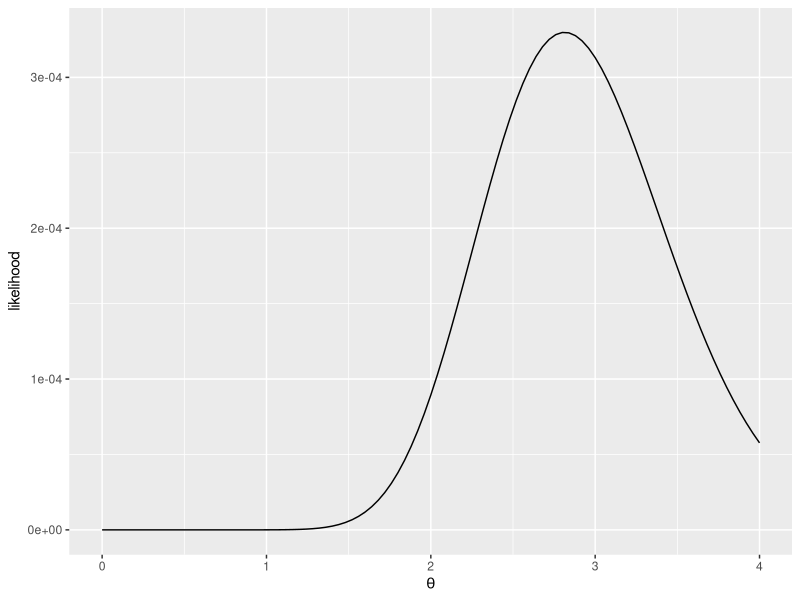
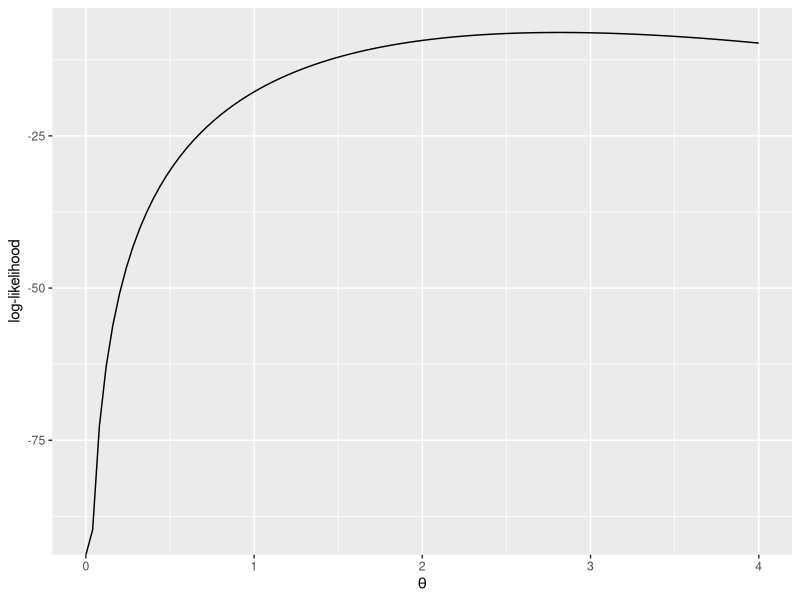
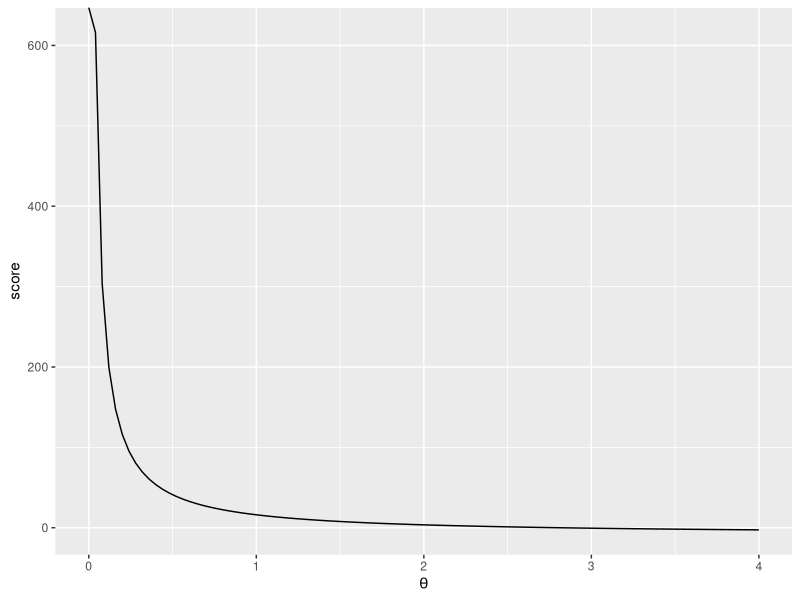

R code for these plots, in order:
#2.
  #2.1
    os = c(1.977866, 1.836622, 1.097168, 1.232889, 1.229526, 2.438342, 1.551389, 1.300618, 1.068584,
                1.183466, 2.179033, 1.535904, 1.323500, 1.458713, 1.013755, 3.602314, 1.087067, 1.014013,
                1.613929, 2.792161, 1.197081, 1.021430, 1.111531, 1.131036, 1.064926)
    
    n = length(os)
    
    #MLE
    MLE = function(x) {n/sum(log(x))}
    
    MLE.v = MLE(os)
    
    MLE.v
    
    #MME
    MME = function(x){mean(x)/(mean(x)-1)}
    
    MME.v = MME(os)
    
    MME.v
    
  #2.2
    In = n/(MLE.v^2)
    MLE.var = 1/In
    
    MLE.var
  #2.3
    #Likelihood function
    likh = function(theta){
      l = vector()
      for(t in theta)
        l = c(l, (t^n)*prod(1/(os^(t+1))))
      return(l)
    }
    
    #Log-Likelihood function
    loglikh = function(theta){
      ll = vector()
      for(t in theta)
        ll = c(ll, n*log(t)-((t + 1) * sum(log(os))))
      return(ll)
    }
    
    #Score function
    scr = function(theta) {
      s = vector()
      for(t in theta)
        s = c(s, (n/t) - sum(log(os)))
      return(s)
    }
    
    #Graphical Display
    
    library(ggplot2)
    base <-
      ggplot() +
      xlim(0, 4)
    
    base + xlab(expression(theta)) + ylab("likelihood") + geom_function(fun = likh)
    
    base + xlab(expression(theta)) + ylab("log-likelihood") + geom_function(fun = loglikh)
    
    base + xlab(expression(theta)) + ylab("score") + geom_function(fun = scr)
    
    
    #If we use interval estimation (2,4):
    
    #Likelihood function maximum
    optimize(likh,c(2,4),maximum=T)$maximum
    
    #Log-Likelihood function maximum
    optimize(loglikh,c(2,4),maximum=T)$maximum
    
    #Score function root
    uniroot(scr,c(2,4))$root
    
  #2.4
    #(install.packages("maxLik"))
    library(maxLik)
    maxLik(loglikh,start=2.81418)
    # Maximum Likelihood estimation
    # Newton-Raphson maximisation, 1 iterations
    # Return code 1: gradient close to zero (gradtol)
    # Log-Likelihood: -8.016816 (1 free parameter(s))
    # Estimate(s): 2.814179
    
    #The ML estimate of alpha by R function maxLik() was 2.814179.
    
  #2.5
    #Bissection algorithm to estimate alpha
    
    bisection <- function(a,b,eps){
      # [a,b]: interval where s verifies Bolzano’s theorem
      # eps : is the stopping rule
      alpha.it = vector(); alpha.it[1] = (a+b)/2
        k = 1; diff = 1
        diffs= vector()
        while(diff>eps){
          #If multiplication is negative, reduce b
          if(scr(alpha.it[k])*scr(a)<0){
            b = alpha.it[k]
            alpha.it[k+1] = (a+b)/2
          }
          #If multiplication is positive, raise a
          else{if(scr(alpha.it[k])*scr(a)>0){
            a = alpha.it[k]
            alpha.it[k+1] = (a+b)/2
            #If multiplication result is 0, we apply the stopping rule
          }else{alpha.it[k+1]=alpha.it[k]}
          }
          #Update the iteration difference for the stopping rule
          diff = abs(alpha.it[k+1]-alpha.it[k])
          diffs[k]=diff
          k = k+1
        }
        result = as.matrix(alpha.it)
        colnames(result)<-"iterations"
        rownames(result)<-1:length(alpha.it)
        retList<-list("res"=result,"error"=diffs)
        retList
      }
      #Bisection result for each iteration
      l1=bisection(2,4,1e-06)
      m1=t(l1$res)
      m1
      
      #Error result for each iteration
      l1$error
      
      #(Newton-Raphson aux function)
      prime <- function(alpha){
        out = numeric(length(alpha))
        if(length(alpha)==1){out =- n/alpha^2}
        if(length(alpha)!=1){
          for(i in 1:length(alpha)){out[i] = - n/alpha[i]^2}
        }
        return(out)
      }
      
    #Newton-Raphson algorithm to estimate alpha
     NR <- function(x,alpha0,eps){
       # x: observed sample
       # alpha0: first value to iterate over the vector
       # eps: the stopping rule
       alpha.it = vector()
       alpha.it[1] = alpha0
       k = 1
       diff = 1
       diffs=vector()
       #iterations
       while(diff>eps){
         alpha.it[k+1] = alpha.it[k]-scr(alpha.it[k])/prime(alpha.it[k])
         diff = abs(alpha.it[k+1]-alpha.it[k])
         diffs[k]=diff
         k = k+1
       }
       result = as.matrix(alpha.it)
       colnames(result)<-"iterations"
       rownames(result)<-1:length(alpha.it)
       result
       retList<-list("res"=result,"error"=diffs)
       retList
     }
     #NR result for each iteration
     l2=NR(os,MLE.var,1e-06)
     m2=t(l2$res)
     m2
      
     #Error result for each iteration
     l2$error
      
     
     #Secant algorithm to estimate alpha
     secant <- function(x, alpha0, alpha1, eps) {
       # x: observed sample
       # alpha0: interval left limit
       # alpha1: interval right limit
       # eps: stopping rule value
       alpha.it = vector()
       alpha.it[1] = alpha0
       32
       alpha.it[2] = alpha1
       k = 2
       diff = 1
       diffs = vector()
       diffs[1] = diff
       # iterations
       while (diff > eps) {
         alpha.it[k + 1] = alpha.it[k] - scr(alpha.it[k]) * 
           ((alpha.it[k] - alpha.it[k-1])/(scr(alpha.it[k]) - scr(alpha.it[k - 1])))
         diff = abs(alpha.it[k + 1] - alpha.it[k])
         diffs[k] = diff
         k = k + 1
       }
       result = as.matrix(alpha.it)
       colnames(result) <- "iterations"
       rownames(result) <- 1:length(alpha.it)
       retList <- list(res = result, error = diffs)
       retList
     }
     #Secant result for each iteration
     l3 = secant(os, 2, 4, 1e-06)
     m3 = t(l3$res)
     m3
     
     #Error result for each iteration
     l3$error
      
    
  #2.6
     #I(alpha)
     Ialpha<-function(alpha){
       n/(alpha^2)
     }
     #Fisher Scoring algorithm
     fisherScoring <- function(x,alpha0,eps){
       # x: observed sample
       # alpha0: first value to iterate over the vector
       # eps: the stopping rule
       alpha.it = vector()
       alpha.it[1] = alpha0
       k = 1
       diff = 1
       diffs=vector()
       diffs[1]=diff
       # iterations
       while(diff>eps){
         alpha.it[k+1] = alpha.it[k]+(1/Ialpha(alpha.it[k]))*scr(alpha.it[k])
         diff = abs(alpha.it[k+1]-alpha.it[k])
         k = k+1
         diffs[k]=diff
       }
       result = as.matrix(alpha.it)
       colnames(result)<-"iterations"
       rownames(result)<-1:length(alpha.it)
       retList<-list("res"=result,"error"=diffs)
       retList
     }
     #Fisher Scoring result for each iteration
     l4=fisherScoring(os,MLE.var,0.000001)
     m4=t(l4$res)
     m4
     
     #Error result for each iteration
     l4$error
